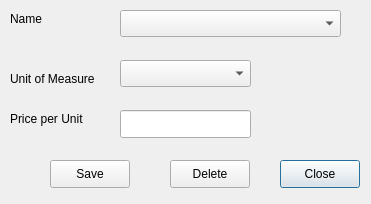
<ui version="4.0" >
 <class>Trees</class>
 <widget class="QDialog" name="Trees" >
  <property name="geometry" >
   <rect>
    <x>0</x>
    <y>0</y>
    <width>371</width>
    <height>204</height>
   </rect>
  </property>
  <property name="minimumSize" >
   <size>
    <width>369</width>
    <height>204</height>
   </size>
  </property>
  <property name="windowTitle" >
   <string>Manage Asset Trees</string>
  </property>
  <widget class="QPushButton" name="btnOtherTradableGoodsClose" >
   <property name="geometry" >
    <rect>
     <x>280</x>
     <y>160</y>
     <width>80</width>
     <height>28</height>
    </rect>
   </property>
   <property name="text" >
    <string>Close</string>
   </property>
  </widget>
  <widget class="QPushButton" name="pushButton_3" >
   <property name="geometry" >
    <rect>
     <x>50</x>
     <y>160</y>
     <width>80</width>
     <height>28</height>
    </rect>
   </property>
   <property name="text" >
    <string>Save</string>
   </property>
  </widget>
  <widget class="QComboBox" name="comboBox" >
   <property name="geometry" >
    <rect>
     <x>120</x>
     <y>10</y>
     <width>221</width>
     <height>27</height>
    </rect>
   </property>
  </widget>
  <widget class="QLabel" name="label" >
   <property name="geometry" >
    <rect>
     <x>10</x>
     <y>10</y>
     <width>54</width>
     <height>18</height>
    </rect>
   </property>
   <property name="text" >
    <string>Name</string>
   </property>
  </widget>
  <widget class="QComboBox" name="comboBox_3" >
   <property name="geometry" >
    <rect>
     <x>120</x>
     <y>60</y>
     <width>131</width>
     <height>27</height>
    </rect>
   </property>
  </widget>
  <widget class="QLabel" name="label_3" >
   <property name="geometry" >
    <rect>
     <x>10</x>
     <y>70</y>
     <width>91</width>
     <height>18</height>
    </rect>
   </property>
   <property name="text" >
    <string>Unit of Measure</string>
   </property>
  </widget>
  <widget class="QLineEdit" name="lineEdit" >
   <property name="geometry" >
    <rect>
     <x>120</x>
     <y>110</y>
     <width>131</width>
     <height>28</height>
    </rect>
   </property>
  </widget>
  <widget class="QLabel" name="label_5" >
   <property name="geometry" >
    <rect>
     <x>10</x>
     <y>110</y>
     <width>81</width>
     <height>18</height>
    </rect>
   </property>
   <property name="text" >
    <string>Price per Unit</string>
   </property>
  </widget>
  <widget class="QPushButton" name="pushButton" >
   <property name="geometry" >
    <rect>
     <x>170</x>
     <y>160</y>
     <width>80</width>
     <height>28</height>
    </rect>
   </property>
   <property name="text" >
    <string>Delete</string>
   </property>
  </widget>
 </widget>
 <resources/>
 <connections/>
</ui>
